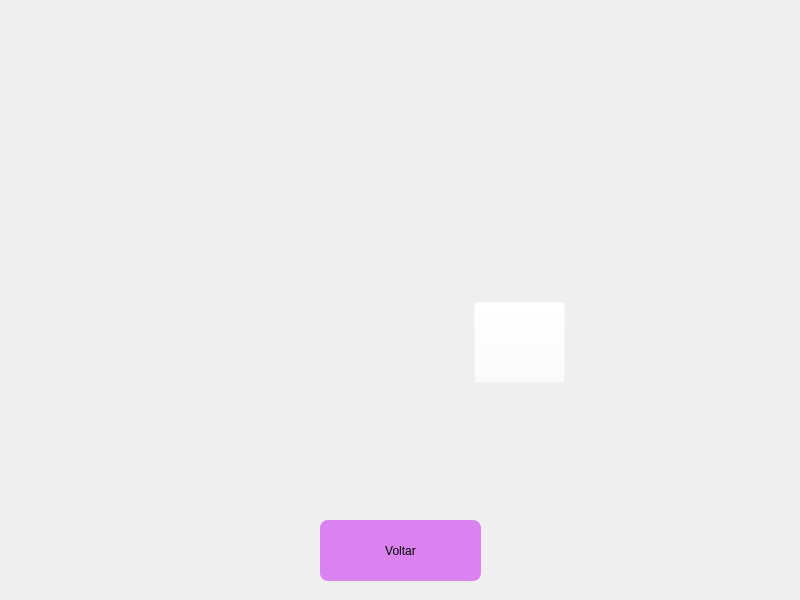
<?xml version="1.0" encoding="UTF-8"?>
<ui version="4.0">
 <class>quadroBilhete</class>
 <widget class="QMainWindow" name="quadroBilhete">
  <property name="geometry">
   <rect>
    <x>0</x>
    <y>0</y>
    <width>800</width>
    <height>600</height>
   </rect>
  </property>
  <property name="minimumSize">
   <size>
    <width>800</width>
    <height>600</height>
   </size>
  </property>
  <property name="maximumSize">
   <size>
    <width>800</width>
    <height>600</height>
   </size>
  </property>
  <property name="windowTitle">
   <string>MainWindow</string>
  </property>
  <widget class="QWidget" name="centralwidget">
   <widget class="QLabel" name="label">
    <property name="geometry">
     <rect>
      <x>0</x>
      <y>0</y>
      <width>800</width>
      <height>600</height>
     </rect>
    </property>
    <property name="minimumSize">
     <size>
      <width>800</width>
      <height>600</height>
     </size>
    </property>
    <property name="maximumSize">
     <size>
      <width>800</width>
      <height>600</height>
     </size>
    </property>
    <property name="text">
     <string/>
    </property>
    <property name="pixmap">
     <pixmap resource="../imagens/img.qrc">:/img/TUQuadroBilhete.png</pixmap>
    </property>
    <property name="scaledContents">
     <bool>true</bool>
    </property>
   </widget>
   <widget class="QPushButton" name="volta">
    <property name="geometry">
     <rect>
      <x>320</x>
      <y>520</y>
      <width>161</width>
      <height>61</height>
     </rect>
    </property>
    <property name="styleSheet">
     <string notr="true">background-color: rgba(214, 102, 241, 80%);
font: 12pt &quot;Comic Sans MS&quot;;
border-radius: 8px;</string>
    </property>
    <property name="text">
     <string>Voltar</string>
    </property>
   </widget>
   <widget class="QPushButton" name="bilheteAmarelo">
    <property name="geometry">
     <rect>
      <x>474</x>
      <y>302</y>
      <width>91</width>
      <height>81</height>
     </rect>
    </property>
    <property name="styleSheet">
     <string notr="true">background: rgba(255, 255, 255, 0)</string>
    </property>
    <property name="text">
     <string/>
    </property>
   </widget>
  </widget>
 </widget>
 <resources>
  <include location="../imagens/img.qrc"/>
 </resources>
 <connections/>
</ui>
